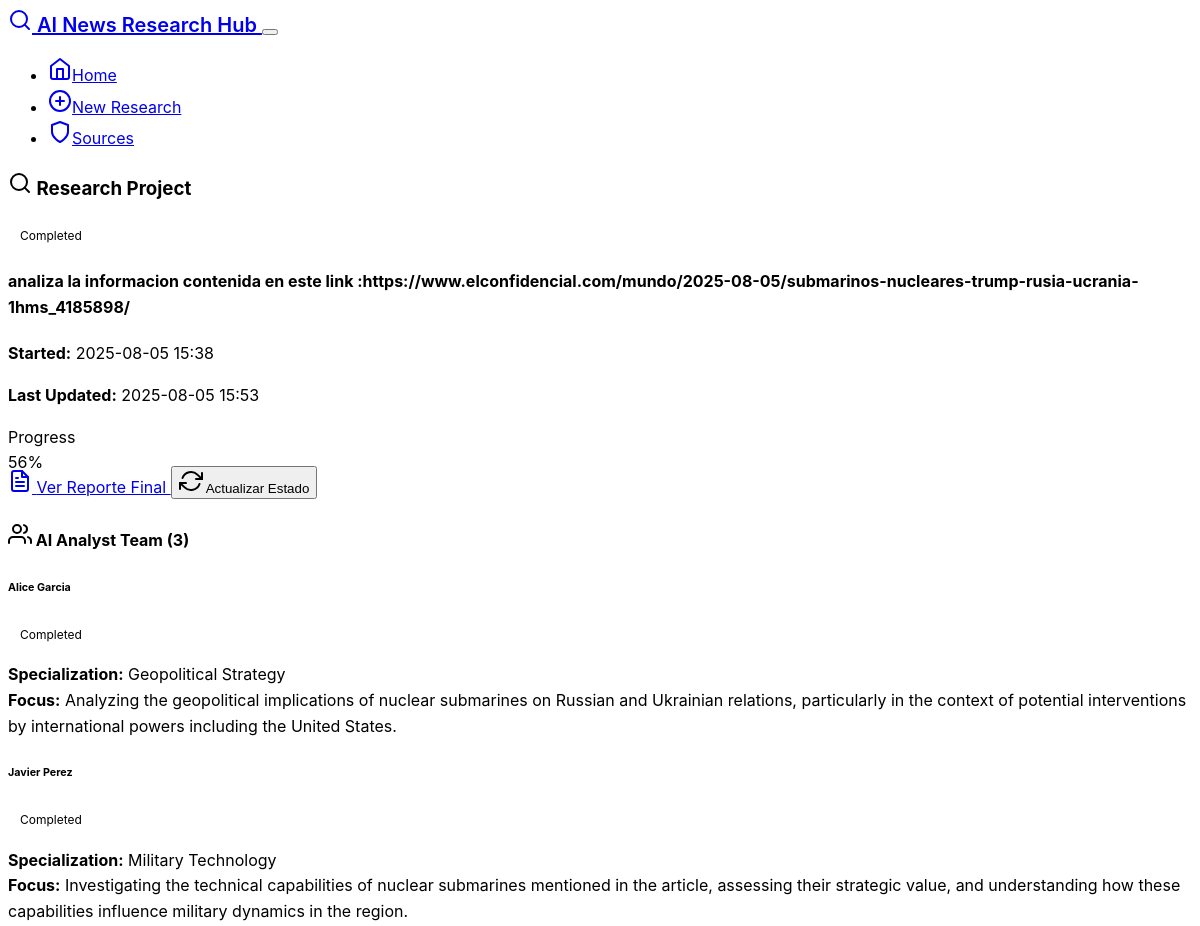
The page /project/5 (upper part) on the database as committed earlier.
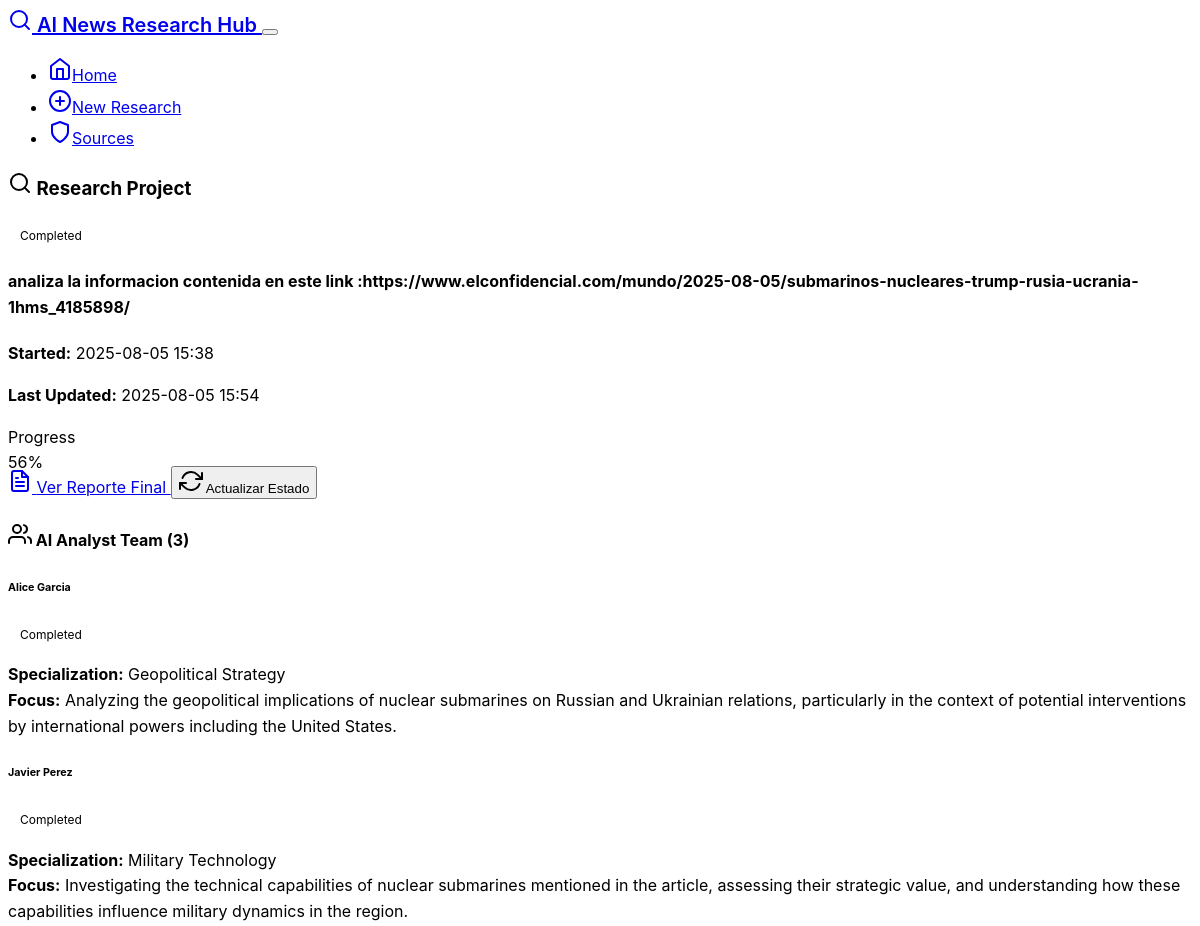
The same page on the database as committed later.
### models.py (models this page shows)
class ResearchProject(db.Model):
    id = db.Column(db.Integer, primary_key=True)
    topic = db.Column(db.String(500), nullable=False)
    status = db.Column(db.String(50), default='initialized')  # initialized, analyzing, interviewing, reviewing, completed
    created_at = db.Column(db.DateTime, default=datetime.utcnow)
    updated_at = db.Column(db.DateTime, default=datetime.utcnow, onupdate=datetime.utcnow)
    final_report = db.Column(db.Text)
    human_notes = db.Column(db.Text)
    analysts = db.relationship('Analyst', backref='project', lazy=True, cascade='all, delete-orphan')
    interviews = db.relationship('Interview', backref='project', lazy=True, cascade='all, delete-orphan')

class Analyst(db.Model):
    id = db.Column(db.Integer, primary_key=True)
    project_id = db.Column(db.Integer, db.ForeignKey('research_project.id'), nullable=False)
    name = db.Column(db.String(100), nullable=False)
    specialization = db.Column(db.String(200), nullable=False)
    research_focus = db.Column(db.Text)
    status = db.Column(db.String(50), default='assigned')  # assigned, researching, interviewing, completed
    created_at = db.Column(db.DateTime, default=datetime.utcnow)

### routes.py (the view)
@app.route('/project/<int:project_id>')
def project_status(project_id):
    project = ResearchProject.query.get_or_404(project_id)
    analysts = Analyst.query.filter_by(project_id=project_id).all()
    interviews = Interview.query.filter_by(project_id=project_id).all()
    total_interviews = len(interviews)
    completed_interviews = len([i for i in interviews if i.status == 'completed'])
    progress = (completed_interviews / total_interviews * 100) if total_interviews > 0 else 0
    return render_template('research.html',
                         project=project,
                         analysts=analysts,
                         interviews=interviews,
                         progress=progress)

### templates/research.html (shortened to what this page needs)
{% extends "base.html" %}
{% block content %}
{% if not project %}
<div class="row">
    <div class="col-lg-8 mx-auto">
        <div class="card">
            <div class="card-header">
                <h3 class="mb-0">
                    <i data-feather="search" class="me-2"></i>
                    Start New Research Project
                </h3>
            </div>
            <div class="card-body">
                <form method="POST">
                    <div class="mb-4">
                        <label for="topic" class="form-label">Research Topic</label>
                        <textarea class="form-control form-control-lg"
                                  id="topic"
                                  name="topic"
                                  rows="3"
                                  placeholder="Enter the topic you want to research (e.g., 'Climate change impacts on agriculture', 'Latest developments in AI safety', 'COVID-19 vaccine effectiveness')"
                                  required></textarea>
                        <div class="form-text">
                            Be specific about what you want to investigate. The AI analysts will be specialized based on your topic.
                        </div>
                    </div>
                    <div class="d-grid">
                        <button type="submit" class="btn btn-primary btn-lg">
                            <i data-feather="play" class="me-2"></i>
                            Start Research
                        </button>
                    </div>
                </form>
            </div>
        </div>
        <div class="mt-5">
            <h4 class="mb-3">
                <i data-feather="info" class="me-2"></i>
                What Happens Next?
            </h4>
            <div class="list-group">
                <div class="list-group-item">
                    <div class="d-flex w-100 justify-content-between align-items-center">
                        <div>
                            <h6 class="mb-1">
                                <i data-feather="users" class="me-2 text-primary"></i>
                                AI Analyst Team Generation
                            </h6>
                            <p class="mb-1">Specialized AI analysts will be created based on your topic</p>
                        </div>
                    </div>
                </div>
                <div class="list-group-item">
                    <div class="d-flex w-100 justify-content-between align-items-center">
                        <div>
                            <h6 class="mb-1">
                                <i data-feather="message-square" class="me-2 text-primary"></i>
                                Expert Interview Process
                            </h6>
                            <p class="mb-1">Each analyst will interview relevant AI experts in parallel</p>
                        </div>
                    </div>
                </div>
                <div class="list-group-item">
                    <div class="d-flex w-100 justify-content-between align-items-center">
                        <div>
                            <h6 class="mb-1">
                                <i data-feather="eye" class="me-2 text-warning"></i>
                                Human Review Checkpoint
                            </h6>
                            <p class="mb-1">You'll have the opportunity to review and refine the process</p>
                        </div>
                    </div>
                </div>
                <div class="list-group-item">
                    <div class="d-flex w-100 justify-content-between align-items-center">
                        <div>
                            <h6 class="mb-1">
                                <i data-feather="file-text" class="me-2 text-success"></i>
                                Final Report Generation
                            </h6>
                            <p class="mb-1">AI Technical Writer compiles all insights into a comprehensive report</p>
                        </div>
                    </div>
                </div>
            </div>
        </div>
    </div>
</div>
{% else %}
<div class="row">
    <div class="col-12">
        <div class="card mb-4">
            <div class="card-header">
                <div class="d-flex justify-content-between align-items-center">
                    <h3 class="mb-0">
                        <i data-feather="search" class="me-2"></i>
                        Research Project
                    </h3>
                    <span class="badge fs-6
                        {% if project.status == 'completed' %}bg-success
                        {% elif project.status == 'error' %}bg-danger
                        {% elif project.status == 'reviewing' %}bg-warning
                        {% else %}bg-info{% endif %}">
                        {{ project.status.title() }}
                    </span>
                </div>
            </div>
            <div class="card-body">
                <h4 class="mb-3">{{ project.topic }}</h4>
                <div class="row">
                    <div class="col-md-6">
                        <p><strong>Started:</strong> {{ project.created_at.strftime('%Y-%m-%d %H:%M') }}</p>
                        <p><strong>Last Updated:</strong> {{ project.updated_at.strftime('%Y-%m-%d %H:%M') }}</p>
                    </div>
                    <div class="col-md-6">
                        {% if progress is defined %}
                        <div class="mb-3">
                            <label class="form-label">Progress</label>
                            <div class="progress">
                                <div class="progress-bar" style="width: {{ progress }}%">{{ "%.0f"|format(progress) }}%</div>
                            </div>
                        </div>
                        {% endif %}
                    </div>
                </div>
                <div class="mt-3">
                    {% if project.final_report %}
                    <a href="{{ url_for('view_report', project_id=project.id) }}"
                       class="btn btn-primary me-2">
                        <i data-feather="file-text" class="me-2"></i>
                        Ver Reporte Final
                    </a>
                    {% endif %}
                    <button type="button"
                            class="btn btn-outline-secondary"
                            onclick="refreshStatus()">
                        <i data-feather="refresh-cw" class="me-2"></i>
                        Actualizar Estado
                    </button>
                </div>
            </div>
        </div>
        {% if analysts %}
        <div class="card mb-4">
            <div class="card-header">
                <h4 class="mb-0">
                    <i data-feather="users" class="me-2"></i>
                    AI Analyst Team ({{ analysts|length }})
                </h4>
            </div>
            <div class="card-body">
                <div class="row">
                    {% for analyst in analysts %}
                    <div class="col-md-6 mb-3">
                        <div class="card">
                            <div class="card-body">
                                <div class="d-flex justify-content-between align-items-center mb-2">
                                    <h6 class="card-title mb-0">{{ analyst.name }}</h6>
                                    <span class="badge
                                        {% if analyst.status == 'completed' %}bg-success
                                        {% elif analyst.status == 'interviewing' %}bg-info
                                        {% else %}bg-secondary{% endif %}">
                                        {{ analyst.status.title() }}
                                    </span>
                                </div>
                                <p class="card-text">
                                    <strong>Specialization:</strong> {{ analyst.specialization }}<br>
                                    <strong>Focus:</strong> {{ analyst.research_focus }}
                                </p>
                            </div>
                        </div>
                    </div>
                    {% endfor %}
                </div>
            </div>
        </div>
        {% endif %}
    </div>
</div>
{% endif %}
{% endblock %}

### templates/base.html (shortened to what this page needs)
<!DOCTYPE html>
<html lang="en" data-bs-theme="dark">
<head>
    <link href="https://cdn.replit.com/agent/bootstrap-agent-dark-theme.min.css" rel="stylesheet">
    <link rel="stylesheet" href="{{ url_for('static', filename='css/style.css') }}">
</head>
<body>
    <nav class="navbar navbar-expand-lg navbar-dark">
        <div class="container">
            <a class="navbar-brand" href="{{ url_for('index') }}">
                <i data-feather="search" class="me-2"></i>
                AI News Research Hub
            </a>
            <button class="navbar-toggler" type="button" data-bs-toggle="collapse" data-bs-target="#navbarNav">
            </button>
            <div class="collapse navbar-collapse" id="navbarNav">
                <ul class="navbar-nav ms-auto">
                    <li class="nav-item">
                        <a class="nav-link" href="{{ url_for('index') }}">
                            <i data-feather="home" class="me-1"></i>Home
                        </a>
                    </li>
                    <li class="nav-item">
                        <a class="nav-link" href="{{ url_for('research') }}">
                            <i data-feather="plus-circle" class="me-1"></i>New Research
                        </a>
                    </li>
                    <li class="nav-item">
                        <a class="nav-link" href="{{ url_for('news_sources') }}">
                            <i data-feather="shield" class="me-1"></i>Sources
                        </a>
                    </li>
                </ul>
            </div>
        </div>
    </nav>
    <main class="container my-4">
        {% block content %}{% endblock %}
    </main>
</body>
</html>

### static/css/style.css (style rules this page uses)
:root { --research-primary: #0066cc; --research-success: #28a745; --research-warning: #ffc107; --research-danger: #dc3545; --research-info: #17a2b8; }
body { font-family: -apple-system, BlinkMacSystemFont, 'Segoe UI', 'Roboto', 'Helvetica Neue', Arial, sans-serif; line-height: 1.6; }
.navbar-brand { font-weight: 600; font-size: 1.25rem; }
.card { transition: transform 0.2s ease-in-out, box-shadow 0.2s ease-in-out; border-radius: 0.5rem; }
.progress { height: 1rem; }
.badge { font-size: 0.75rem; padding: 0.5rem 0.75rem; }
[data-bs-theme="dark"] .card { background-color: var(--bs-gray-800); }

Rows that differ between the two databases and show on the page:
changed ResearchProject "Completed": updated_at "2025-08-05 15:53" → "2025-08-05 15:54"
